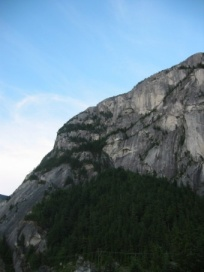
#> input picture src/Chapter 04. Keypoint detection/images/sift_2.jpeg, 204 x 272 px
$ jupyter execute '4.3 Blob detection and description.ipynb'
#> lines starting #> are read from the running program, lines starting #| are printed output that depends on the picture; after the words box and inside, x2 and y2 are one past the last pixel; in counts of white or black regions, pixels touching at a corner belong together
# 4.3 Blob detection and description

Now, we are going to deal with another type of keypoints. Corners and edges were already covered, so it is time for **blobs**!

Roughly speaking, a blob is a group of connected pixels in an image in which some properties are constant or approximately constant (e.g. their intensities). All the pixels in a blob can be considered in some sense to be similar to each other. Blobs provide complementary information about regions which is not obtained from edges or corners.

<center><i>Examples of blobs</i>$\\[5pt]$

The **S**cale-**I**nvariant **F**eature **T**ransform (**SIFT**) is a blob detection and description algorithm whose implementation is far more complex than the Harris detector but easier to use in openCV. In this notebook we will take a look at the main steps involved in the SIFT algorithm and how can it be implemented.

## Problem context - Image stitching

In the first notebook of this chapter the Harris corner detector and NCC were proposed to find correspondences between images in the scope of an image stitching system. However, matching keypoints through NCC is not so reliable since it is not **invariant** against typical transformations between images such as **rotation**, **scale** or change in the **point of view**. In these cases, it is really hard or even not possible to find matches between the transformed images. Besides, it has not a mechanisms to differentiate points in repetitive elements (e.g. windows in a skyscraper):$\\[10pt]$

$\\[0.5pt]$
<center><i>Some examples where the combination of the Harris detector and NCC could hardly match keypoints.</i></center>

Aiming to face these issues, in this notebook we will explore SIFT!

## 4.3.1 SIFT (Scale-Invariant Feature Transform)

SIFT was proposed (and patented) by David Lowe in 2004. It finds projections of distintive 3D points in the image, not necessary corners, and also describes them. This detector and descriptor has invariance to:

- Scale (important difference against Harris).
- Rotation.
- Illumination (partially).
- Affine transformation (partially).

Let's start by trying to understand **how the SIFT detector works**!

### Step 1: Construction of octaves

SIFT progressively blurs the input image by applying a set of Gaussian filters with a growing standard deviation. Once you have a sequence of $s$ images (i.e. a sequence of 6 blurred images in the example below), we have completed an **octave**. Then, the image resolution is reduced to half and the blurring process continues. We repeat this process until the pictures are too small to proceed$\\[5pt]$ (i.e. we pre-define a certain number of octaves):

$\\[5pt]$

The blue arrow points to the beginning of a new octave while the green arrow indicates the process of Gaussian blurring. As you can see, in the example we have octaves of 6 images ($s = 6$) and 4 octaves (i.e. the resolution is downsampled 4 times). If we stack all the images, we say that we have built a pyramid of images:

$\\[5pt]$

### Step 2: Difference of Gaussians (DoG)

For each pair of horizontally adjacent pictures in the table above, we compute the differences of the individual pixels. This way, we obtain $(s-1)$ DoG images for each octave:$\\[5pt]$

$\\[5pt]$

The **Difference of Gaussians** (DoG) method is a different and more efficient way to implement the LoG (laplacian of Gaussian) border detector, which was covered in notebook 3.2.

### Step 3: Extreme points

Now, for detecting blobs in SIFT, we search for **extreme** points in the DoG images. For that, each pixel is compared with its **26 neighbors** (8 in the same image, 9 in the previous image in the pyramid with the same scale and 9 in the next one). An extreme point can be a maximum or a minimum, so, if the grey level of the pixel is greater or lower than all its 26 neighbors it is considered as a keypoint candidate.

*Note that this is only possible for DoG images that are not the first or the last image in that scale.*$\\[5pt]$

$\\[5pt]$

Local maximum points have been plot in yellow while local minimum points are in red. An example of an extreme point can be seen next:

$\\[5pt]$

But, **why extreme points in the resulting DoG pyramid represent blobs?** Let's go back a little bit to the use of the LoG operator in edges (the DoG approach is just a more efficient way to implement the LoG operator):

$\\[5pt]$

As you can see, the response is zero at the edge but it has **a pair of ripples** around it. We did not take care of them before as we were interested in the edges, so we just focused in looking for zero-crosses of the response. But what if we have a signal like this (signal at the top, response of the LoG operator at the bottom):

$\\[5pt]$

All the pixels in the top of the signal **form a blob**, since all of them have a constant value. If we look at the response of the LoG operator we can see that it crosses zero at the edges and also presents the mentioned ripples around such points. But, **what happens if we reduce the size of the square signal?**

$\\[5pt]$

Well, eventually the ripples will **superimpose** and they will form a maximum or minimum (**i.e. an extreme point**) in the LoG response. Note that reducing the size of the signal is equivalent to changing the scale in which we are looking for extreme points. This means that if we search for these extreme points in all the pyramid of images (remember that they are just scaled versions of the original image) we will be able to find the blobs at a certain scale. More importantly, if in posterior images the scale changes, we still be able to find the same blob but at a different scale, so **our detector will be invariant to scale**!

### Step 4: Compute descriptors

Finally, the SIFT keypoint descriptor is computed as the **histogram of orientations** around the extreme point. So, first the orientation at each pixel in its local neighborhood is computed and inserted into a histogram, but being previously weighted by two factors:

- The magnitude of the gradient at that pixel
- The value at that pixel of a Gaussian kernel centered at the extreme point

This way we give more importance to the orientations of **those pixels closer to the candidate** and **those pixels with a higher score** (i.e. they have *stronger* orientations).

$\\[5pt]$

This histogram has a pre-defined number of bins and the values of such bins of orientations will be taken as the **descriptor** of the keypoints. The mode of the histogram is also stored as the **main orientation** of the keypoint. In essence, the descriptor of the keypoint **summarizes the orientations of the pixels in its neighborhood**. This information is invariant to changes in illumination, orientation, scale and partially to changes in the view-point.

In summary, we will have three pieces of information that will completely describe the keypoint and could be used to perform keypoint matching:
- The **descriptor**,
- the **main orientation**,
- and the **scale** in which the extrema was found.

Of course, this has been a short explanation of the SIFT method where a lot of small details have been skipped, but we think you'll get the gist of it. If you want a fully detailed description of the algorithm, have a look to [this](http://weitz.de/sift/index.html?size=large).

## 4.3.2 Coding

As mentioned, the SIFT algorithm is patented, and **it is not included in all versions of  OpenCV**. If your OpenCV version includes an implementation of the SIFT detector, you will probably find it in the `contrib` package (a sort of third-party contributions not officially implemented in the core of the OpenCV library, but totally compatible with it). In case your version does not include such implementation, you can use **[pysift](https://github.com/rmislam/PythonSIFT)**, a third party software that implements it like an OpenCV method (only for educational purposes), returning our beloved [`cv2.KeyPoint`](https://docs.opencv.org/3.4/d2/d29/classcv_1_1KeyPoint.html) objects. If you choose this option, uncomment the lines in the cell below.

[cell 1]
import numpy as np
import cv2
import matplotlib.pyplot as plt
import matplotlib
matplotlib.rcParams['figure.figsize'] = (20.0, 20.0)
images_path = './images/'
# Uncomment this if you plan to use pysift
#import sys
#sys.path.append("..")
#from utils.third_party import pysift #https://github.com/rmislam/PythonSIFT

#### <font color="orange">Code pill</font>

If you use the OpenCV's method:
- First, create a SIFT detector with `sift = cv2.xfeatures2d.SIFT_create()`
- Then, call to the method `detectAndCompute(image,mask)`, as explained [here](https://docs.opencv.org/master/da/df5/tutorial_py_sift_intro.html) to find keypoints (with descriptors!)
- This function returns a list of `cv2.KeyPoint` objects and one array with shape $\left(n\_keypoints,4x4x8\right)$ that corresponds to the 128D descriptor of each keypoint.

If you use `pysift`:
- Call to the function `pysift.computeKeypointsAndDescriptors` whose only input is a grey image
- This function also returns a list of `cv2.KeyPoint` objects and one array with shape $\left(n\_keypoints,4x4x8\right)$ that corresponds to the 128D descriptor of each keypoint.

### **<span style="color:green"><b><i>ASSIGNMENT 1: Looking for SIFT keypoints</i></b></span>**

Find SIFT keypoints in the `sift_2.jpeg` image and display the image along with the keypoints.

*Notes:*
- *to draw complex keypoints (as those obtained using SIFT), you can use `flags=cv2.DRAW_MATCHES_FLAGS_DRAW_RICH_KEYPOINTS` as a parameter in the `drawKeypoints` method*.
- *finding SIFT keypoints is a really costly task, so it will take some time to finish.*

[cell 2]
# ASSIGNMENT 1
# Find SIFT keypoints in 'sift_2.jpeg' image and display them using 'flags=cv2.DRAW_MATCHES_FLAGS_DRAW_RICH_KEYPOINTS'
# Use the grey image for finding the keypoints but display its color version.
matplotlib.rcParams['figure.figsize'] = (15.0, 15.0)

# Read image
img = cv2.imread(images_path + 'sift_2.jpeg')
#> img is the input picture: shape (272, 204, 3); mean B, G, R 132.8, 120.4, 98.6

# Obtain gray image
gray = cv2.cvtColor(img, cv2.COLOR_BGR2GRAY)
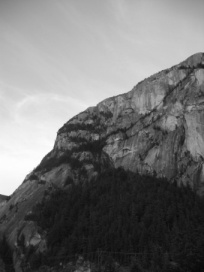
#> gray: shape (272, 204); min 7, max 255, mean 115.3

# Compute blobs and descriptors using SIFT
sift = cv2.xfeatures2d.SIFT_create()
keypoints, descriptors = sift.detectAndCompute(gray, None)
#> keypoints = 283 keypoints; strongest (x, y, size): (48, 163, 10.9), (25, 181, 2.3), (8, 193, 4.6), (65, 130, 8.5)


# Draw blobs
img = cv2.drawKeypoints(img, keypoints, img, flags=cv2.DRAW_MATCHES_FLAGS_DRAW_RICH_KEYPOINTS)
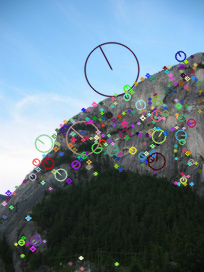
#> img: shape (272, 204, 3); 13.11% of pixels changed, all inside (x1, y1, x2, y2) = (0, 41, 204, 271)


# Show image and blobs
plt.imshow(cv2.cvtColor(img, cv2.COLOR_BGR2RGB))

You should get something like this:

### Matching keypoints

Now, we are going to match the keypoints in two images of a mountain: `sift_1.jpeg` and `sift_2.jpeg`, which have overlapping fields.$\\[5pt]$

$\\[5pt]$

*For this assignment, the images have been downsampled in order to compute keypoints faster*

**What to do?** Follow the next steps to develop a keypoint matching system using SIFT descriptors.

Similarly to what we did with the Harris method, we are going to do this step by step:

### **<span style="color:green"><b><i>ASSIGNMENT 2a: Retrieving keypoints and descriptions</i></b></span>**

**First compute the keypoints and their descriptors in each image.**

[cell 3]
# ASSIGNMENT 2a
# Load the images and compute SIFT keypoints
# Write your code here!

# Read both images
img1 = cv2.imread(images_path + 'sift_1.jpeg')
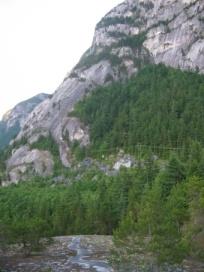
#> input picture src/Chapter 04. Keypoint detection/images/sift_1.jpeg, 204 x 272 px
#> img1 is the input picture: shape (272, 204, 3); mean B, G, R 116.2, 130, 119.3
img2 = cv2.imread(images_path + 'sift_2.jpeg')


# Get gray images
gray1 = cv2.cvtColor(img1, cv2.COLOR_BGR2GRAY)
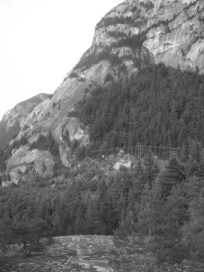
#> gray1: shape (272, 204); min 24, max 255, mean 125.2
gray2 = cv2.cvtColor(img2, cv2.COLOR_BGR2GRAY)


# Compute blobs and descriptors
keypoints1, descriptors1 = sift.detectAndCompute(gray1, None)
#> keypoints1 = 450 keypoints; strongest (x, y, size): (136, 31, 4.4), (129, 14, 3.6), (117, 166, 4.2), (50, 96, 3.3)
keypoints2, descriptors2 = sift.detectAndCompute(gray2, None)
#> keypoints2 has the same summary as keypoints

img1_with_keypoints = cv2.drawKeypoints(img1, keypoints1, None, flags=cv2.DRAW_MATCHES_FLAGS_DRAW_RICH_KEYPOINTS)
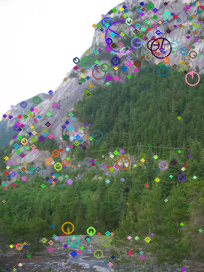
#> img1_with_keypoints: shape (272, 204, 3); mean B, G, R 115.8, 129.6, 119.3
img2_with_keypoints = cv2.drawKeypoints(img2, keypoints2, None, flags=cv2.DRAW_MATCHES_FLAGS_DRAW_RICH_KEYPOINTS)
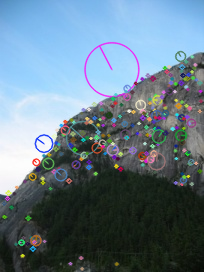
#> img2_with_keypoints: shape (272, 204, 3); mean B, G, R 134.9, 121.6, 101.3

# Step 5: Display the images with keypoints
plt.figure(figsize=(15, 15))

plt.subplot(1, 2, 1)
plt.imshow(cv2.cvtColor(img1_with_keypoints, cv2.COLOR_BGR2RGB))
plt.title('Keypoints in Image 1')
plt.axis('off')  # Hide axes

plt.subplot(1, 2, 2)
plt.imshow(cv2.cvtColor(img2_with_keypoints, cv2.COLOR_BGR2RGB))
plt.title('Keypoints in Image 2')
plt.axis('off')  # Hide axes

plt.show()
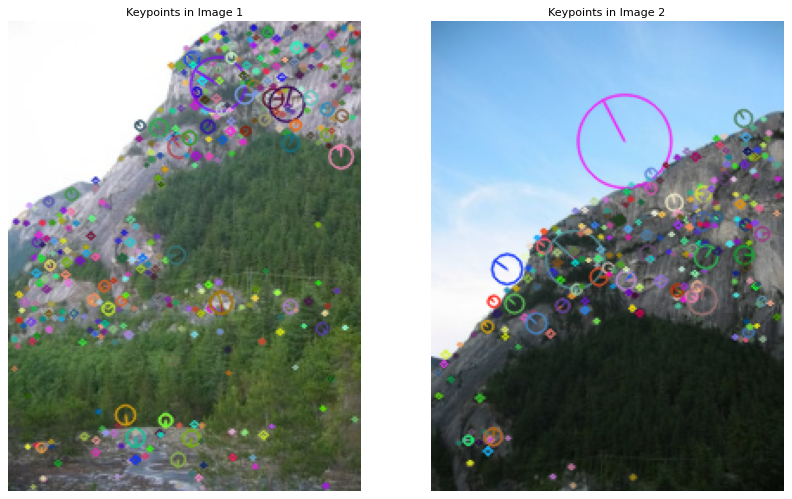
#> figure drawn by matplotlib, 2 panels

### **<span style="color:green"><b><i>ASSIGNMENT 2b: Finding matches between keypoints</i></b></span>**

*Note: When you match keypoints, you are actually matching their descriptors.*

Use `cv2.BFMatcher().knnMatch()` [(documentation)](https://docs.opencv.org/3.4/db/d39/classcv_1_1DescriptorMatcher.html#a378f35c9b1a5dfa4022839a45cdf0e89) to obtain the list of matches, then **print the distances with the two closest candidates of the first match**.

Remember when we used the Brute-Force matcher for the ORB keypoints? Now we are going one step further and use a `knnMatch` ($K$-Nearest Neighbors). This will also return a list of the best $K$ matches but looking for them more *efficiently*. If we use $K=2$ we will get two matches for each keypoint: the two nearests matches. So, we will get a $N \times 2$ list of matches where each row represents a matched keypoint in the left image and the two columns have the information about the match with the right keypoint:

The distance between two descriptors is given at `DMatch.distance`. **If the distance is very low, then the keypoints are quite similar!** This is the case of keypoints 91 and 94 in the figure above.

[cell 4]
# ASSIGNMENT 2b
# Use 'knnMatch' to find matches and print the distances between the first keypoint in the first image and the two most similar in the second one.
# Write your code here!
bf = cv2.BFMatcher(cv2.NORM_L2, crossCheck=False)
# Call knnMatch
matches = bf.knnMatch(descriptors1, descriptors2, k=2)
#> matches = 450 matches

# Print first match distances
if len(matches) > 0:
    print(f"Distances for the first keypoint in image 1 to its two closest matches in image 2:")
    first_match = matches[0]  # Get matches for the first keypoint in img1
#> first_match = 2 matches
    if len(first_match) >= 2:  # Ensure there are at least two matches
        print(f"Distance to first match: {first_match[0].distance:.2f}")
#| Distance to first match: 315.77
        print(f"Distance to second match: {first_match[1].distance:.2f}")
#| Distance to second match: 363.81
    else:
        print("Not enough matches found for the first keypoint.")
else:
    print("No matches found.")

### **<span style="color:green"><b><i>ASSIGNMENT 2c: Filtering non-robust matches</i></b></span>**

In order to discard incorrect matches, we are going to use the distance value for the two output matches that we have found for each keypoint. Thus, we will only accept matches that hasn't got two close solutions (i.e. with similar distance), because that would mean that, for a certain keypoint in one image, there are two different keypoints that are very similar to it (in terms of descriptor distance). In this situation, it is advisable to discard the match, as a wrong match (usually called **outlier**) can severely affect the robustness of any feature-based computer vision system.

This is the case of the keypoint 1 in the previous image. There you can see that it has a distance of 17.7 to keypoint 4 and of 21.4 to keypoint 9, and those values are **too close to ensure a correct match**. In this case, it is safer to discard the match. On the contrary, keypoint 91 has a distance of 9.6 to its first match and of 87.5 to keypoint 90, so it can be safely considered a right match.

Now, iterate along the matches list and filter those that does not fulfil the specified condition (define a certain threshold to discard wrong matches).

[cell 5]
# ASSIGNMENT 2c
# Iterate over the matches and select those that seems to be robust matches.
good_matches = []
threshold = 0.7
# For each match
for m, n in matches:

    # If first two distances are not close
    if m.distance < threshold * n.distance:
        good_matches.append(m)
#> after the loop, good_matches = 91 matches
        # It is a good match! Add it to the list
print(f"Number of good matches: {len(good_matches)}")
#| Number of good matches: 91

### **<span style="color:green"><b><i>ASSIGNMENT 2d: Displaying the images drawing the computed (and filtered) matches</i></b></span>**

*Remember to use `flags=cv2.DRAW_MATCHES_FLAGS_DRAW_RICH_KEYPOINTS`*

[cell 6]
# ASSIGNMENT 2d
# Display the image and the matches with 'flags=cv2.DRAW_MATCHES_FLAGS_DRAW_RICH_KEYPOINTS'

# Draw matches
img_matches = cv2.drawMatches(
    img1, keypoints1,
    img2, keypoints2,
    good_matches,
    None,
    flags=cv2.DRAW_MATCHES_FLAGS_DRAW_RICH_KEYPOINTS
)
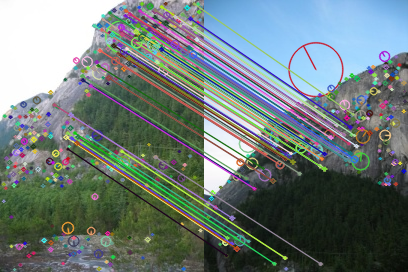
#> img_matches: shape (272, 408, 3); mean B, G, R 122.2, 124.3, 111

# And finally show them
plt.figure(figsize=(15, 15))
plt.imshow(cv2.cvtColor(img_matches, cv2.COLOR_BGR2RGB))
plt.title('Good Matches between Image 1 and Image 2')
plt.axis('off')
plt.show()
